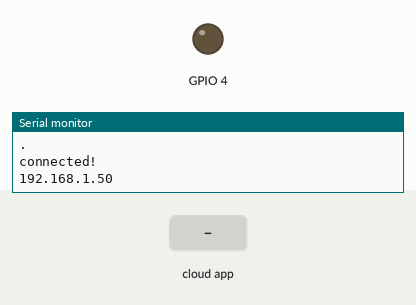
Bench run of a sketch on a simulated ESP32. Shown: output pins drawn as LEDs (lit = HIGH), the last lines printed to the serial monitor. The inputs (shaded band) are chosen by the test bench. WiFi joins after 1.5 s; servers stay silent unless stated.

Above: at 3.7 s.
3.8 s: the phone or cloud app sets LED.1 to 64
At 4.3 s:
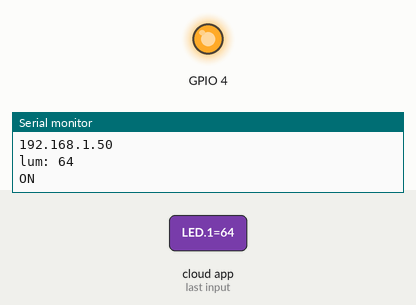
5.3 s: the phone or cloud app sets LED.1 to 0
At 6.5 s:
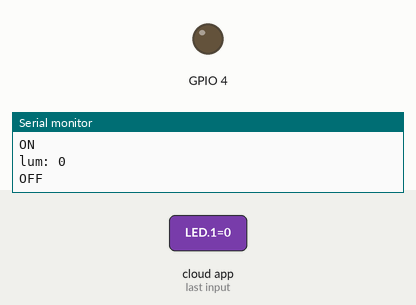
6.8 s: the phone or cloud app sets LED.1 to 128
At 7.7 s:
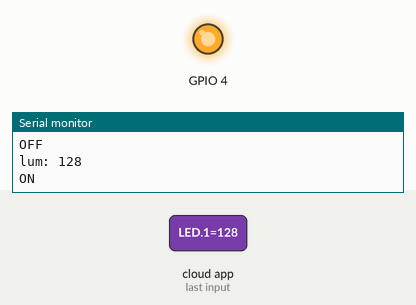
Timing chart, 0 to 9.8 s (numbered marks = the images above; inputs shaded):
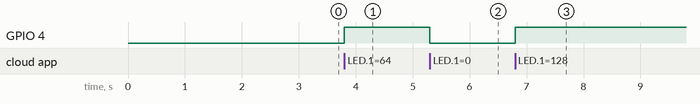

Measured:
- after the input at 3.8 s, GPIO 4: LOW → HIGH at once
- after the input at 5.3 s, GPIO 4: HIGH → LOW at once
- after the input at 6.8 s, GPIO 4: LOW → HIGH at once

The sketch:

BasicDevice_ONOFF.ino
```cpp
// https://github.com/Aircoookie/Espalexa
#include <WiFi.h>
#include <Espalexa.h>
#include "secrets.h"

Espalexa espalexa;
void lampChanged(uint8_t luminosita);

void setup() {
  Serial.begin(115200);
  delay(1000);
  Serial.println("ESPALEXA...");

  pinMode(4, OUTPUT);
  digitalWrite(4, LOW);

  WiFi.mode(WIFI_STA);
  WiFi.begin(MY_WIFI_SSID, MY_WIFI_PASS);
  delay(1000);
  while(WiFi.status() != WL_CONNECTED) {
    Serial.print(".");
    delay(500);
  }

  if (WiFi.status() == WL_CONNECTED) {
    Serial.println("\nconnected!");
    Serial.println(WiFi.localIP());
    espalexa.addDevice("LED 1", lampChanged, 0);

    espalexa.begin();
  } else {
    Serial.println("\nnot connected!");
    while(1);
  }
}

void loop() {
  espalexa.loop();
  delay(1);
}

void lampChanged(uint8_t luminosita){
  Serial.print("lum: ");Serial.println(luminosita);
  if (luminosita) {
    digitalWrite(4, HIGH);
    Serial.println("ON");
  } else {
    digitalWrite(4, LOW);
    Serial.println("OFF");
  }
}
```

secrets.h
```cpp
#ifndef _SECRETS_H_
#define _SECRETS_H_

#define MY_WIFI_SSID "www.reelco.it"
#define MY_WIFI_PASS "..."

#endif
```
